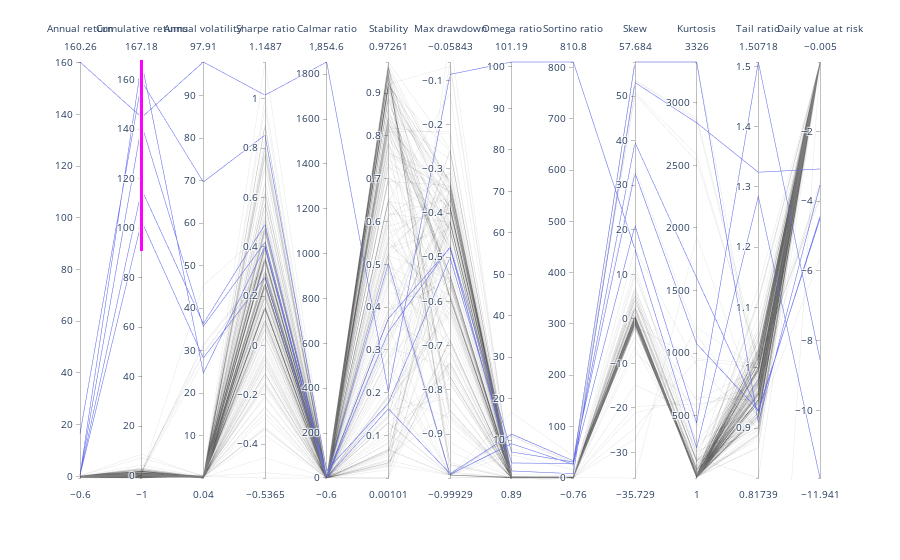

Write notebook code for a chart like this one.
### Markdown cell above
## parallel coordinates plot

### Code cell
fig = px.parallel_coordinates(df_admiral_stats)

fig.show()

### Figure 1 — Plotly figure (JSON) as saved in the notebook; plotly's stock layout.template omitted (floating-point values rounded to 4 significant figures; data arrays with more than 128 entries replaced by an {"elided": "..."} marker saying what was removed)
{"data": [{"dimensions": [{"label": "Annual return", "values": {"elided": "181 float values"}}, {"constraintrange": [90.7, 171.4], "label": "Cumulative returns", "values": {"elided": "181 float values"}}, {"label": "Annual volatility", "values": {"elided": "181 float values"}}, {"label": "Sharpe ratio", "values": {"elided": "181 float values"}}, {"label": "Calmar ratio", "values": {"elided": "181 float values"}}, {"label": "Stability", "values": {"elided": "181 float values"}}, {"label": "Max drawdown", "values": {"elided": "181 float values"}}, {"label": "Omega ratio", "values": {"elided": "181 float values"}}, {"label": "Sortino ratio", "values": {"elided": "181 float values"}}, {"label": "Skew", "values": {"elided": "181 float values"}}, {"label": "Kurtosis", "values": {"elided": "181 float values"}}, {"label": "Tail ratio", "values": {"elided": "181 float values"}}, {"label": "Daily value at risk", "values": {"elided": "181 float values"}}], "domain": {"x": [0, 1], "y": [0, 1]}, "name": "", "type": "parcoords"}], "layout": {"autosize": true, "legend": {"tracegroupgap": 0}, "margin": {"t": 60}}}
